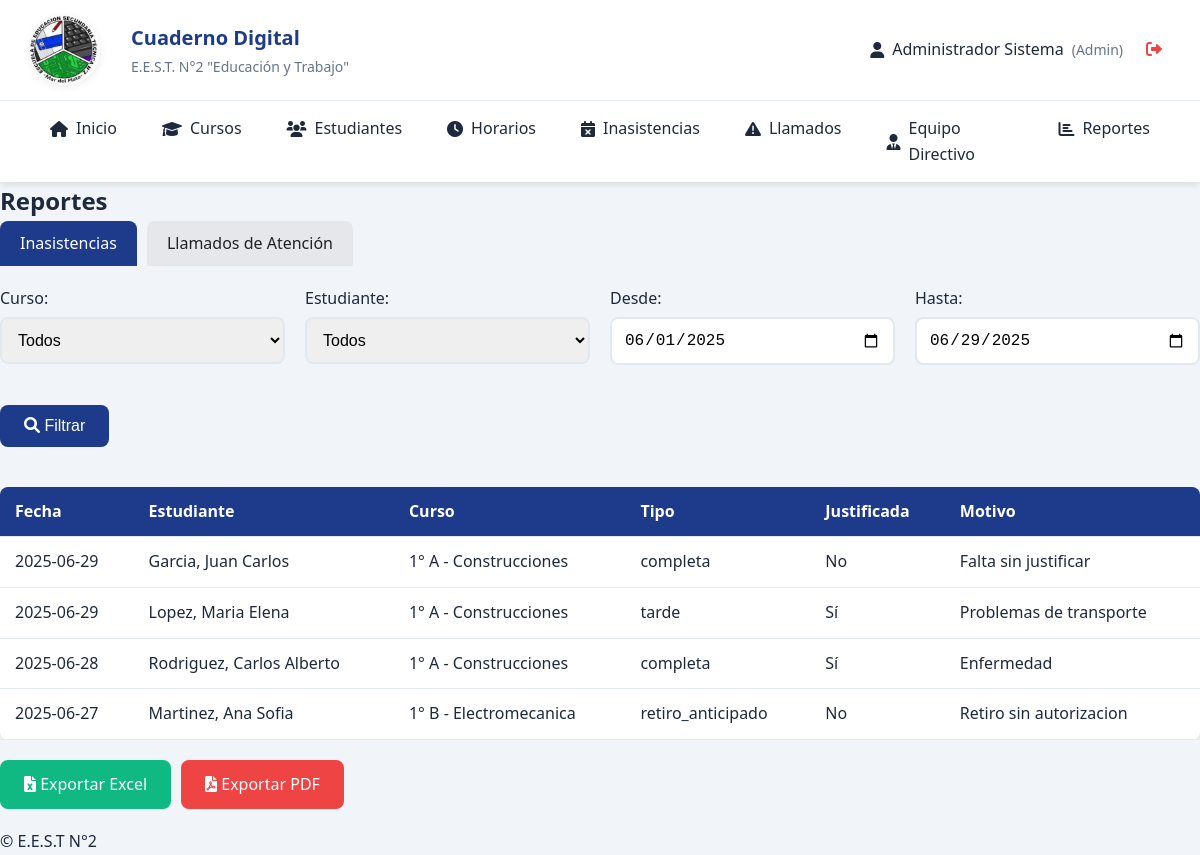
The app's page /reportes.php (signed in) with its own data.
### tables this page shows
CREATE TABLE IF NOT EXISTS inasistencias (
    id INT AUTO_INCREMENT PRIMARY KEY,
    estudiante_id INT NOT NULL,
    fecha DATE NOT NULL,
    tipo ENUM('completa', 'tarde', 'retiro_anticipado') NOT NULL,
    justificada BOOLEAN DEFAULT FALSE,
    motivo TEXT,
    certificado_medico BOOLEAN DEFAULT FALSE,
    observaciones TEXT,
    usuario_id INT NOT NULL,  
    fecha_registro TIMESTAMP DEFAULT CURRENT_TIMESTAMP,
    FOREIGN KEY (estudiante_id) REFERENCES estudiantes(id),
    FOREIGN KEY (usuario_id) REFERENCES usuarios(id)
);

CREATE TABLE IF NOT EXISTS estudiantes (
    id INT AUTO_INCREMENT PRIMARY KEY,
    dni VARCHAR(20) UNIQUE NOT NULL,
    apellido VARCHAR(100) NOT NULL,
    nombre VARCHAR(100) NOT NULL,
    fecha_nacimiento DATE,
    grupo_sanguineo VARCHAR(10),
    obra_social VARCHAR(100),
    domicilio TEXT,
    telefono_fijo VARCHAR(20),
    telefono_celular VARCHAR(20),
    email VARCHAR(100),
    foto VARCHAR(255),  
    curso_id INT,
    activo BOOLEAN DEFAULT TRUE,
    fecha_ingreso DATE DEFAULT CURRENT_DATE,
    FOREIGN KEY (curso_id) REFERENCES cursos(id)
);

CREATE TABLE IF NOT EXISTS cursos (
    id INT AUTO_INCREMENT PRIMARY KEY,
    anio INT NOT NULL,  
    division VARCHAR(5) NOT NULL,  
    turno_id INT NOT NULL,
    especialidad_id INT NOT NULL,
    taller_id INT,
    grado ENUM('inferior', 'superior') NOT NULL,  
    activo BOOLEAN DEFAULT TRUE,
    FOREIGN KEY (turno_id) REFERENCES turnos(id),
    FOREIGN KEY (especialidad_id) REFERENCES especialidades(id),
    FOREIGN KEY (taller_id) REFERENCES talleres(id)
);

CREATE TABLE IF NOT EXISTS especialidades (
    id INT AUTO_INCREMENT PRIMARY KEY,
    nombre VARCHAR(100) NOT NULL,
    descripcion TEXT,
    activa BOOLEAN DEFAULT TRUE
);

### config/database.php (called while the page is built, shortened)
<?php
class Database {
    private static $instance = null;
    private $connection;
    private function __construct() {
        try {
            $this->connection = new PDO(
                "mysql:host=" . DB_HOST . ";dbname=" . DB_NAME . ";charset=utf8",
                DB_USER,
                DB_PASS,
                [
                    PDO::ATTR_ERRMODE => PDO::ERRMODE_EXCEPTION,
                    PDO::ATTR_DEFAULT_FETCH_MODE => PDO::FETCH_ASSOC,
                    PDO::ATTR_EMULATE_PREPARES => false
                ]
            );
        } catch (PDOException $e) {
            die("Error de conexión: " . $e->getMessage());
        }
    }
    public static function getInstance() {
        if (self::$instance === null) {
            self::$instance = new self();
        }
        return self::$instance;
    }
    public function query($sql, $params = []) {
        $stmt = $this->connection->prepare($sql);
        $stmt->execute($params);
        return $stmt;
    }
    public function fetchAll($sql, $params = []) {
        return $this->query($sql, $params)->fetchAll();
    }
}
?>

### reportes.php (the view, shortened to what this page needs)
<?php
include 'includes/header.php';
require_once 'config/database.php';
$db = Database::getInstance();
$curso_filter = $_GET['curso'] ?? '';
$estudiante_filter = $_GET['estudiante'] ?? '';
$fecha_desde = $_GET['fecha_desde'] ?? date('Y-m-01');
$fecha_hasta = $_GET['fecha_hasta'] ?? date('Y-m-d');
$tab = $_GET['tab'] ?? 'inasistencias';
$where_inas = ["1=1"];
$params_inas = [];
if ($fecha_desde) { $where_inas[] = "i.fecha >= ?"; $params_inas[] = $fecha_desde; }
if ($fecha_hasta) { $where_inas[] = "i.fecha <= ?"; $params_inas[] = $fecha_hasta; }
$where_clause_inas = implode(' AND ', $where_inas);
$inasistencias = $db->fetchAll("
    SELECT i.*, e.apellido, e.nombre, c.anio, c.division, esp.nombre as especialidad
    FROM inasistencias i
    JOIN estudiantes e ON i.estudiante_id = e.id
    LEFT JOIN cursos c ON e.curso_id = c.id
    LEFT JOIN especialidades esp ON c.especialidad_id = esp.id
    WHERE $where_clause_inas
    ORDER BY i.fecha DESC, e.apellido, e.nombre
    LIMIT 200
", $params_inas);
?>
<section class="reportes-section">
    <div class="section-header">
        <h2>Reportes</h2>
    </div>
    <div class="tabs-header">
        <a href="?tab=inasistencias" class="tab-btn<?php if($tab==='inasistencias') echo ' active'; ?>">Inasistencias</a>
        <a href="?tab=llamados" class="tab-btn<?php if($tab==='llamados') echo ' active'; ?>">Llamados de Atención</a>
    </div>
    <div class="tab-content <?php if($tab==='inasistencias') echo 'active'; ?>" id="tab-inasistencias">
        <form method="GET" class="filters-form">
            <div class="form-row">
                <div class="form-group">
                    <label for="curso">Curso:</label>
                    <select name="curso" id="curso">
                        <option value="">Todos</option>
                    </select>
                </div>
                <div class="form-group">
                    <label for="estudiante">Estudiante:</label>
                    <select name="estudiante" id="estudiante">
                        <option value="">Todos</option>
                    </select>
                </div>
                <div class="form-group">
                    <label for="fecha_desde">Desde:</label>
                    <input type="date" name="fecha_desde" id="fecha_desde" value="<?php echo htmlspecialchars($fecha_desde); ?>">
                </div>
                <div class="form-group">
                    <label for="fecha_hasta">Hasta:</label>
                    <input type="date" name="fecha_hasta" id="fecha_hasta" value="<?php echo htmlspecialchars($fecha_hasta); ?>">
                </div>
                <div class="form-group">
                    <button type="submit" class="btn btn-primary"><i class="fas fa-search"></i> Filtrar</button>
                </div>
            </div>
        </form>
        <div class="table-container">
            <table class="table">
                <thead>
                    <tr>
                        <th>Fecha</th>
                        <th>Estudiante</th>
                        <th>Curso</th>
                        <th>Tipo</th>
                        <th>Justificada</th>
                        <th>Motivo</th>
                    </tr>
                </thead>
                <tbody>
                    <?php foreach ($inasistencias as $i): ?>
                    <tr>
                        <td><?php echo htmlspecialchars($i['fecha']); ?></td>
                        <td><?php echo htmlspecialchars($i['apellido'] . ', ' . $i['nombre']); ?></td>
                        <td><?php echo $i['anio'] . '° ' . $i['division'] . ' - ' . $i['especialidad']; ?></td>
                        <td><?php echo htmlspecialchars($i['tipo']); ?></td>
                        <td><?php echo $i['justificada'] ? 'Sí' : 'No'; ?></td>
                        <td><?php echo htmlspecialchars($i['motivo']); ?></td>
                    </tr>
                    <?php endforeach; ?>
                </tbody>
            </table>
        </div>
        <div class="export-actions">
            <a href="export_inasistencias.php?type=csv&curso=<?php echo urlencode($curso_filter); ?>&estudiante=<?php echo urlencode($estudiante_filter); ?>&fecha_desde=<?php echo urlencode($fecha_desde); ?>&fecha_hasta=<?php echo urlencode($fecha_hasta); ?>" class="btn btn-success"><i class="fas fa-file-excel"></i> Exportar Excel</a>
            <a href="export_inasistencias.php?type=pdf&curso=<?php echo urlencode($curso_filter); ?>&estudiante=<?php echo urlencode($estudiante_filter); ?>&fecha_desde=<?php echo urlencode($fecha_desde); ?>&fecha_hasta=<?php echo urlencode($fecha_hasta); ?>" class="btn btn-danger"><i class="fas fa-file-pdf"></i> Exportar PDF</a>
        </div>
    </div>
</section>
<?php include 'includes/footer.php'; ?>

### css/style.css (style rules this page uses)
* { margin: 0; padding: 0; box-sizing: border-box; }
:root { --primary-color: #1e3a8a; --secondary-color: #3b82f6; --accent-color: #f59e0b; --success-color: #10b981; --danger-color: #ef4444; --warning-color: #f59e0b; --info-color: #06b6d4; --light-color: #f8fafc; --dark-color: #1e293b; --gray-color: #64748b; --border-color: #e2e8f0; --shadow: 0 4px 6px -1px rgba(0, 0, 0, 0.1); --shadow-lg: 0 10px 15px -3px rgba(0, 0, 0, 0.1); }
body { font-family: 'Segoe UI', Tahoma, Geneva, Verdana, sans-serif; line-height: 1.6; color: var(--dark-color); background-color: #f1f5f9; }
.form-group { margin-bottom: 20px; }
.form-group label { display: block; margin-bottom: 5px; font-weight: 500; color: var(--dark-color); }
.form-group input { width: 100%; padding: 12px; border: 2px solid var(--border-color); border-radius: 8px; font-size: 16px; transition: border-color 0.3s; }
.btn { display: inline-block; padding: 12px 24px; border: none; border-radius: 8px; font-size: 16px; font-weight: 500; text-decoration: none; cursor: pointer; transition: all 0.3s; text-align: center; }
.btn-primary { background-color: var(--primary-color); color: white; }
.table-container { overflow-x: auto; }
.table { width: 100%; border-collapse: collapse; background: white; border-radius: 8px; overflow: hidden; box-shadow: var(--shadow); }
.table th, .table td { padding: 12px 15px; text-align: left; border-bottom: 1px solid var(--border-color); }
.table th { background-color: var(--primary-color); color: white; font-weight: 600; }
.form-row { display: grid; grid-template-columns: repeat(auto-fit, minmax(250px, 1fr)); gap: 20px; margin-bottom: 20px; }
.form-group input, .form-group select, .form-group textarea { width: 100%; padding: 12px; border: 2px solid var(--border-color); border-radius: 8px; font-size: 16px; transition: border-color 0.3s; }
.btn-success { background-color: var(--success-color); color: white; }
.btn-danger { background-color: var(--danger-color); color: white; }

### reportes.php (style rules this page uses)
.reportes-section { max-width: 1200px; margin: 0 auto; }
.tabs-header { display: flex; gap: 10px; margin-bottom: 20px; }
.tab-btn { padding: 10px 20px; border: none; background: #e5e7eb; color: #222; border-radius: 8px 8px 0 0; cursor: pointer; font-weight: 500; text-decoration: none; }
.tab-btn.active { background: var(--primary-color); color: #fff; }
.tab-content { display: none; }
.tab-content.active { display: block; }
.export-actions { margin: 20px 0; display: flex; gap: 10px; }

### records on screen
inasistencias: fecha "2025-06-29", estudiante.nombre "Garcia, Juan Carlos", cursos.anio "1", cursos.division "A", especialidades.nombre "Construcciones", tipo "completa", justificada "No", motivo "Falta sin justificar"
inasistencias: fecha "2025-06-29", estudiante.nombre "Lopez, Maria Elena", cursos.anio "1", cursos.division "A", especialidades.nombre "Construcciones", tipo "tarde", justificada "Sí", motivo "Problemas de transporte"
inasistencias: fecha "2025-06-28", estudiante.nombre "Rodriguez, Carlos Alberto", cursos.anio "1", cursos.division "A", especialidades.nombre "Construcciones", tipo "completa", justificada "Sí", motivo "Enfermedad"
inasistencias: fecha "2025-06-27", estudiante.nombre "Martinez, Ana Sofia", cursos.anio "1", cursos.division "B", especialidades.nombre "Electromecanica", tipo "retiro_anticipado", justificada "No", motivo "Retiro sin autorizacion"

### other values on screen
$currentUser['nombre'] . ' ' . $currentUser['apellido'] "Administrador Sistema"
$currentUser['rol'] "Admin"
